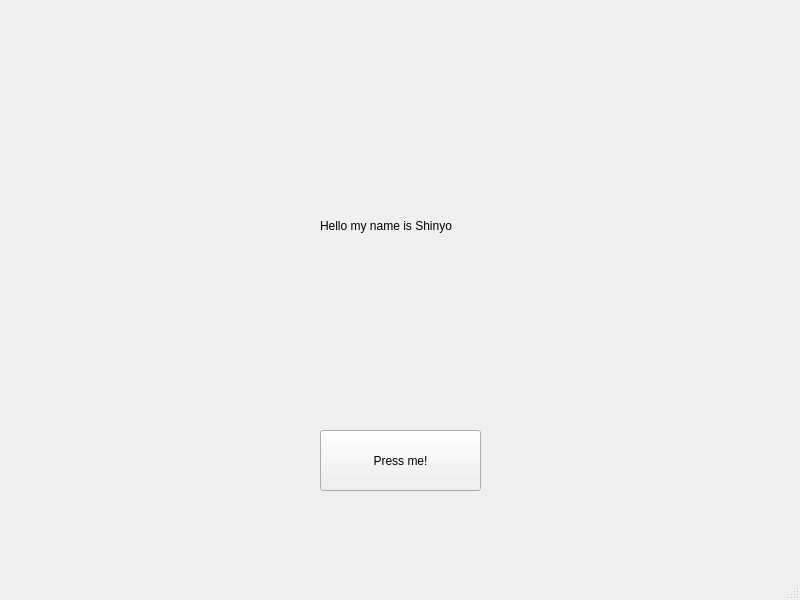
<?xml version="1.0" encoding="UTF-8"?>
<ui version="4.0">
 <class>MainWindow</class>
 <widget class="QMainWindow" name="MainWindow">
  <property name="geometry">
   <rect>
    <x>0</x>
    <y>0</y>
    <width>800</width>
    <height>600</height>
   </rect>
  </property>
  <property name="windowTitle">
   <string>MainWindow</string>
  </property>
  <widget class="QWidget" name="centralwidget">
   <widget class="QPushButton" name="btn1">
    <property name="geometry">
     <rect>
      <x>320</x>
      <y>430</y>
      <width>161</width>
      <height>61</height>
     </rect>
    </property>
    <property name="text">
     <string>Press me!</string>
    </property>
   </widget>
   <widget class="QLabel" name="label1">
    <property name="geometry">
     <rect>
      <x>320</x>
      <y>200</y>
      <width>151</width>
      <height>51</height>
     </rect>
    </property>
    <property name="text">
     <string>Hello my name is Shinyo</string>
    </property>
   </widget>
  </widget>
  <widget class="QMenuBar" name="menubar">
   <property name="geometry">
    <rect>
     <x>0</x>
     <y>0</y>
     <width>800</width>
     <height>21</height>
    </rect>
   </property>
  </widget>
  <widget class="QStatusBar" name="statusbar"/>
 </widget>
 <resources/>
 <connections/>
</ui>
